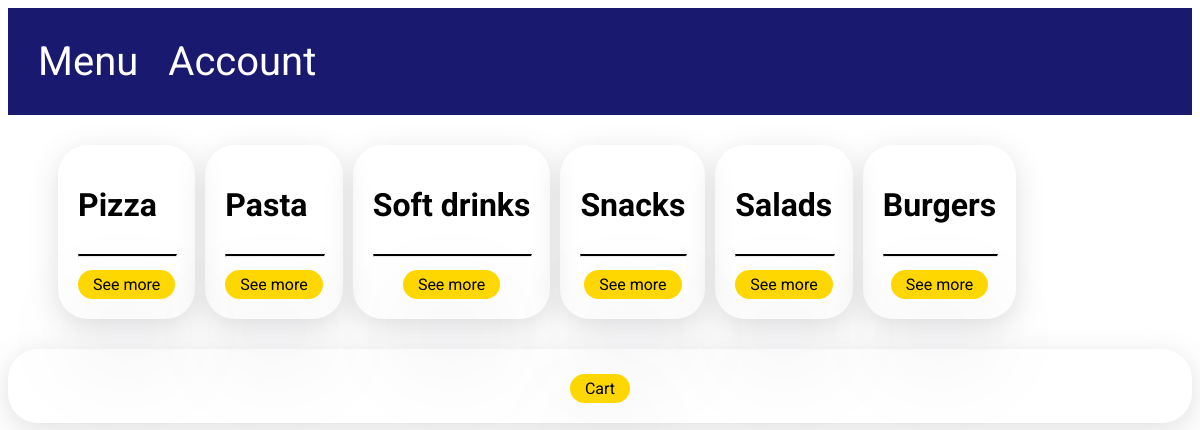
Before: /menu with the older database file.
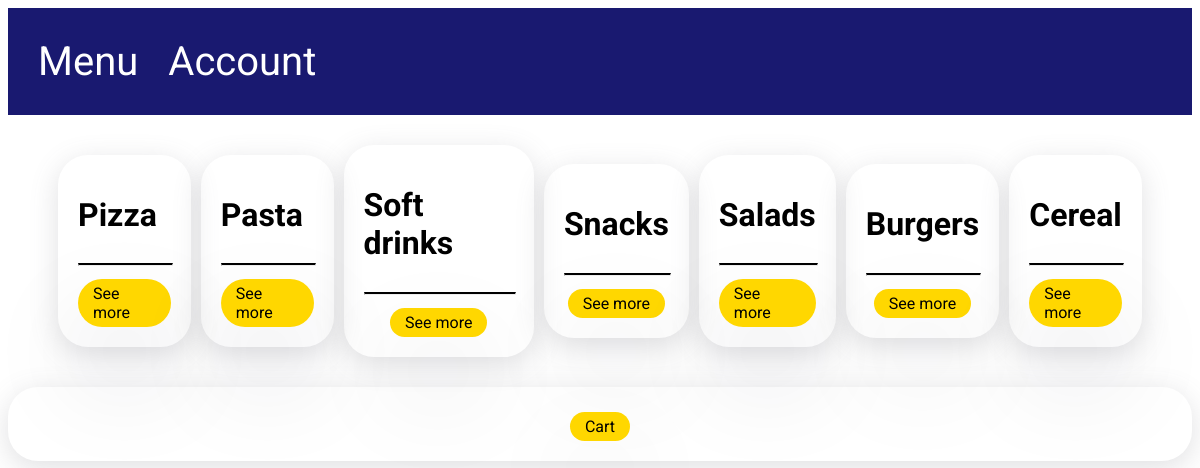
After: the same page with the newer database file.
### models.py (models this page shows, shortened)
class Category(Base):
    __tablename__ = "category"
    id = Column(Integer, primary_key=True)
    category_name = Column(String(50), unique=True)
    dish = relationship("Dish", back_populates="category")

### app.py (the view)
@app.route('/menu', methods=['GET'])
def menu():  # Alchemy
    database.init_db()
    categories = database.db_session.query(Category).all()
    return render_template("menu.html", categories=categories)

### database.py (called while the page is built)
def init_db():
    import models
    Base.metadata.create_all(bind=engine)

### templates/menu.html
{% extends 'base.html' %}
{% block content %}
    <div class="container user_addresses">
        {% for category in categories %}
            <div class="content-holder menu">
                <h1>{{ category.category_name }}</h1>
                <hr class="line">
                <a href="/menu/{{ category.category_name }}"> See more </a>
            </div>
        {% endfor %}
    </div>
    <div class="content-holder menu">
        <a href="/cart"> Cart</a>
    </div>
{% endblock %}

Changed rows visible on the page:
added Category: category_name "Cereal"
